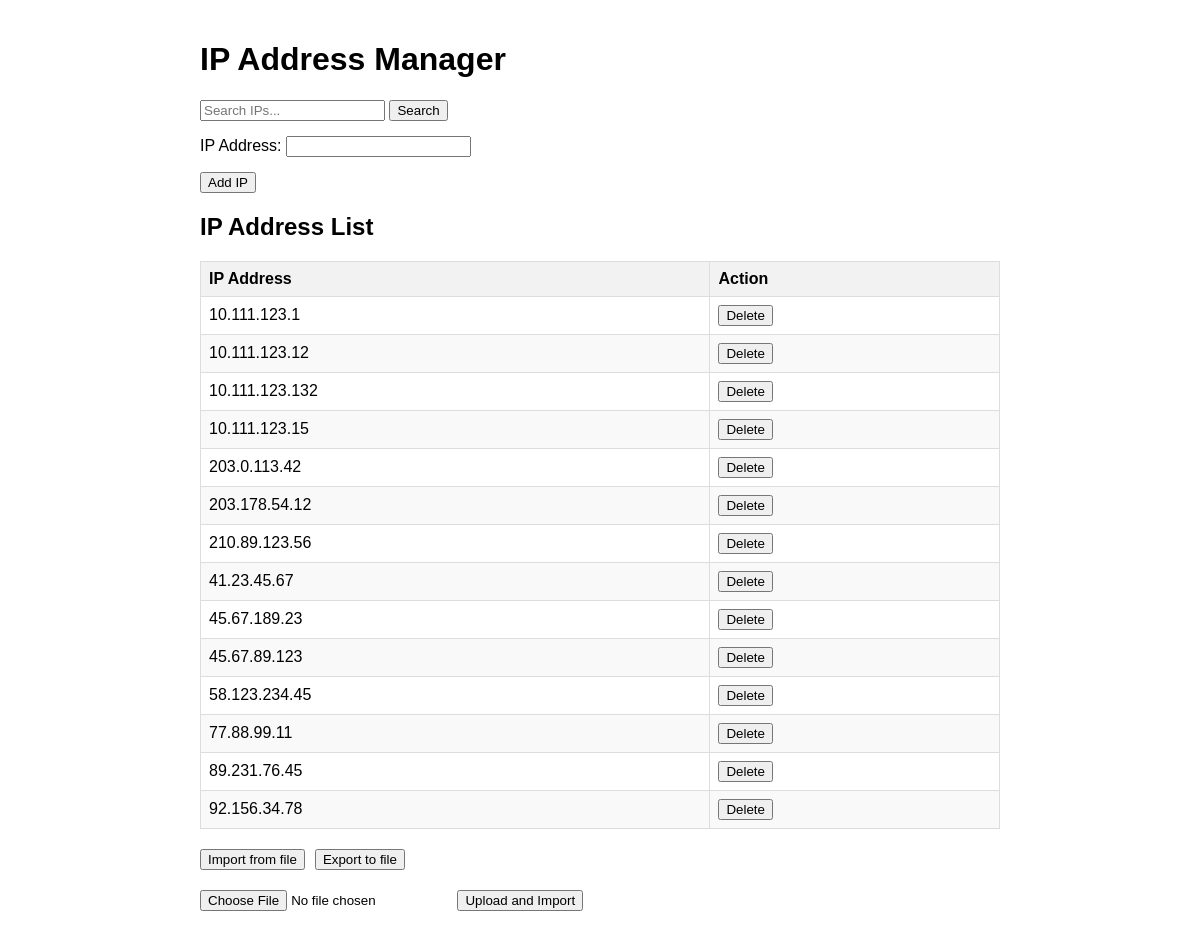
Before: / with the older database file.
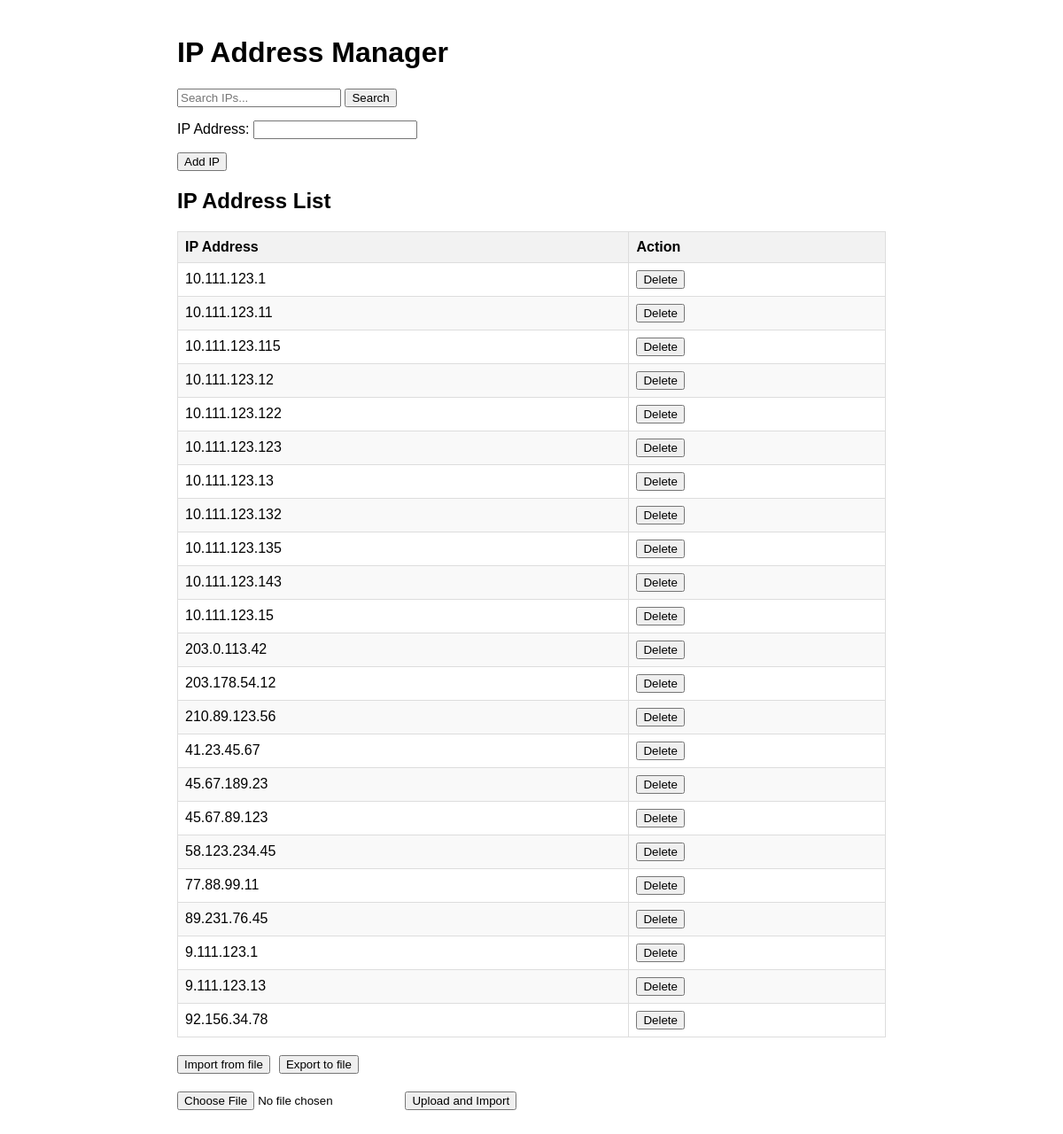
After: the same page with the newer database file.
### tables this page shows
CREATE TABLE ip_addresses (
                    id INTEGER PRIMARY KEY AUTOINCREMENT,
                    ip_address TEXT NOT NULL UNIQUE,
                    description TEXT,
                    created_at TIMESTAMP DEFAULT CURRENT_TIMESTAMP
                );

### app/api/endpoints/main.py (the view)
@router.get("/")
async def read_root(request: Request):
    ip_addresses = crud.get_all_ip_addresses()
    message = request.query_params.get("message", "")
    error = request.query_params.get("error", "")
    return templates.TemplateResponse(
        "index.html",
        {
            "request": request,
            "ip_addresses": ip_addresses,
            "message": message,
            "error": error
        }
    )

### app/templates/index.html (shortened to what this page needs)
<!DOCTYPE html>
<html lang="en">
<head>
</head>
<body>
    <h1>IP Address Manager</h1>
    <div class="form-group">
        <form action="/v1/search" method="get">
            <input type="text" name="ip" placeholder="Search IPs..." value="{{ search_term or '' }}">
            <button type="submit">Search</button>
        </form>
    </div>
    <form action="/v1/add" method="post">
        <div class="form-group">
            <label for="ip">IP Address:</label>
            <input type="text" id="ip" name="ip" required
                   pattern="^((\d{1,3}\.){3}\d{1,3}|([0-9a-fA-F]{1,4}:){7}[0-9a-fA-F]{1,4})(:\d+)?$"
                   title="Enter valid IP (e.g. 192.168.1.1 or 127.0.0.1:8000)">
        </div>
        <button type="submit">Add IP</button>
    </form>
    <h2>IP Address List</h2>
    {% if ip_addresses %}
    <table>
        <thead>
            <tr>
                <th>IP Address</th>
                <th>Action</th>
            </tr>
        </thead>
        <tbody>
            {% for ip in ip_addresses %}
            <tr>
                <td>{{ ip.ip_address }}</td>
                <td>
                    <form action="/v1/delete/{{ ip.ip_address }}" method="post">
                        <button type="submit">Delete</button>
                    </form>
                </td>
            </tr>
            {% endfor %}
        </tbody>
    </table>
    {% else %}
    <p>No IP addresses found.</p>
    {% endif %}
    <div class="actions">
        <form action="/service/import" method="post">
            <button type="submit">Import from file</button>
        </form>
        <form action="/service/export" method="post">
            <button type="submit">Export to file</button>
        </form>
    </div>
    <div class="form-group" style="margin-top: 20px;">
        <form action="/service/upload" method="post" enctype="multipart/form-data">
            <input type="file" name="file" accept=".txt">
            <button type="submit">Upload and Import</button>
        </form>
    </div>
</body>
</html>

### app/templates/index.html (style rules this page uses)
body { font-family: Arial, sans-serif; max-width: 800px; margin: 0 auto; padding: 20px; }
table { width: 100%; border-collapse: collapse; margin-top: 20px; }
th, td { border: 1px solid #ddd; padding: 8px; text-align: left; }
th { background-color: #f2f2f2; }
tr:nth-child(even) { background-color: #f9f9f9; }
.form-group { margin-bottom: 15px; }
.actions { margin-top: 20px; display: flex; gap: 10px; }

Changed rows visible on the page:
added ip_addresses: ip_address "10.111.123.11"
added ip_addresses: ip_address "10.111.123.115"
added ip_addresses: ip_address "10.111.123.122"
added ip_addresses: ip_address "10.111.123.123"
added ip_addresses: ip_address "10.111.123.13"
added ip_addresses: ip_address "10.111.123.135"
added ip_addresses: ip_address "10.111.123.143"
added ip_addresses: ip_address "9.111.123.1"
added ip_addresses: ip_address "9.111.123.13"
